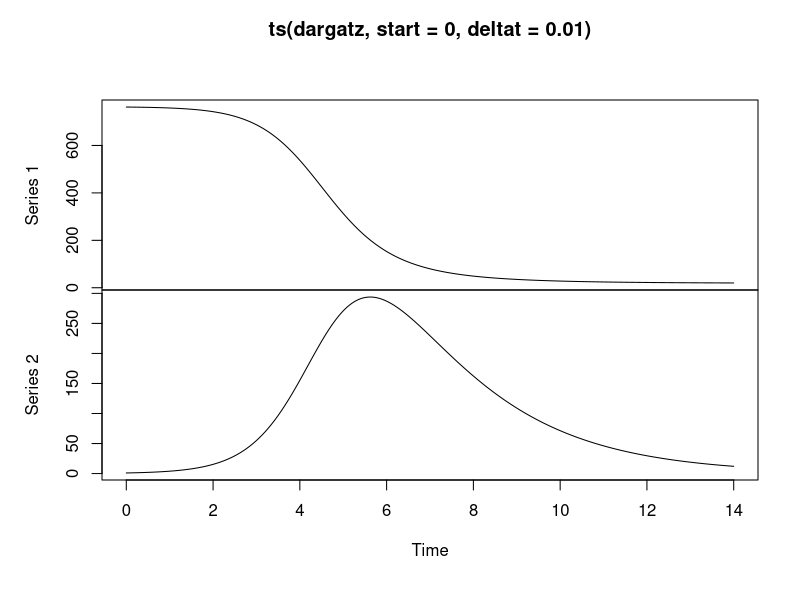

This chart was generated by the following R code:
library("tidyverse")
library("ggplot2")

#a function that solves the SIR differential equations numerically
#using Euler's method
eulerSIR=function(x0, theta, deltat, T){
  s=floor(T/deltat)  #number of steps
  iterations <- matrix(0,s+1,2)
  #put in initial values
  iterations[1,] <- c(x0[1], x0[2])
  #define f(S,I)
  t=deltat
  S <- x0[1]
  I <- x0[2]
  for (i in 1:s) {
    #calculate 
    dS <- -theta[1]*S*I
    dI <- theta[1]*S*I-theta[2]*I
    iterations[i+1,1] <- iterations[i,1]+ deltat*dS
    iterations[i+1,2] <- iterations[i,2]+deltat*dI
    S <- iterations[i+1,1]
    I <- iterations[i+1,2]
  }
  return(iterations)
}

#using the values from the Fuchs (nee Dargatz) boarding school dataset
dargatz <- eulerSIR(c(762,1),c(exp(-6),0.5),0.01,14)

plot(ts(dargatz, start=0, deltat=0.01))
